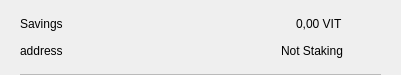
<?xml version="1.0" encoding="UTF-8"?>
<ui version="4.0">
 <class>CSRow</class>
 <widget class="QWidget" name="CSRow">
  <property name="geometry">
   <rect>
    <x>0</x>
    <y>0</y>
    <width>401</width>
    <height>75</height>
   </rect>
  </property>
  <property name="windowTitle">
   <string>Form</string>
  </property>
  <layout class="QVBoxLayout" name="verticalLayout">
   <property name="spacing">
    <number>0</number>
   </property>
   <property name="leftMargin">
    <number>20</number>
   </property>
   <property name="topMargin">
    <number>10</number>
   </property>
   <property name="rightMargin">
    <number>20</number>
   </property>
   <property name="bottomMargin">
    <number>0</number>
   </property>
   <item>
    <widget class="QWidget" name="info" native="true">
     <property name="minimumSize">
      <size>
       <width>0</width>
       <height>0</height>
      </size>
     </property>
     <layout class="QHBoxLayout" name="horizontalLayout_3">
      <property name="leftMargin">
       <number>0</number>
      </property>
      <property name="topMargin">
       <number>0</number>
      </property>
      <property name="rightMargin">
       <number>0</number>
      </property>
      <property name="bottomMargin">
       <number>10</number>
      </property>
      <item>
       <widget class="QWidget" name="container" native="true">
        <property name="minimumSize">
         <size>
          <width>0</width>
          <height>0</height>
         </size>
        </property>
        <layout class="QVBoxLayout" name="verticalLayout_2">
         <property name="spacing">
          <number>0</number>
         </property>
         <property name="leftMargin">
          <number>0</number>
         </property>
         <property name="topMargin">
          <number>0</number>
         </property>
         <property name="rightMargin">
          <number>0</number>
         </property>
         <property name="bottomMargin">
          <number>0</number>
         </property>
         <item>
          <layout class="QHBoxLayout" name="horizontalLayout">
           <item>
            <widget class="QLabel" name="labelName">
             <property name="text">
              <string>Savings</string>
             </property>
            </widget>
           </item>
           <item>
            <spacer name="horizontalSpacer">
             <property name="orientation">
              <enum>Qt::Horizontal</enum>
             </property>
             <property name="sizeHint" stdset="0">
              <size>
               <width>40</width>
               <height>20</height>
              </size>
             </property>
            </spacer>
           </item>
           <item>
            <widget class="QLabel" name="labelAmount">
             <property name="text">
              <string>0,00 VIT</string>
             </property>
            </widget>
           </item>
          </layout>
         </item>
         <item>
          <layout class="QHBoxLayout" name="horizontalLayout_2">
           <item>
            <widget class="QLabel" name="labelAddress">
             <property name="text">
              <string>address</string>
             </property>
            </widget>
           </item>
           <item>
            <spacer name="horizontalSpacer_2">
             <property name="orientation">
              <enum>Qt::Horizontal</enum>
             </property>
             <property name="sizeHint" stdset="0">
              <size>
               <width>40</width>
               <height>20</height>
              </size>
             </property>
            </spacer>
           </item>
           <item>
            <widget class="QLabel" name="labelStaking">
             <property name="text">
              <string>Not Staking</string>
             </property>
            </widget>
           </item>
          </layout>
         </item>
        </layout>
       </widget>
      </item>
      <item alignment="Qt::AlignHCenter|Qt::AlignVCenter">
       <widget class="QPushButton" name="pushButtonMenu">
        <property name="minimumSize">
         <size>
          <width>24</width>
          <height>24</height>
         </size>
        </property>
        <property name="maximumSize">
         <size>
          <width>32</width>
          <height>32</height>
         </size>
        </property>
        <property name="focusPolicy">
         <enum>Qt::NoFocus</enum>
        </property>
        <property name="styleSheet">
         <string notr="true">border:none; background-color:transparent;</string>
        </property>
        <property name="text">
         <string/>
        </property>
        <property name="icon">
         <iconset>
          <normaloff>://ic-menu-hover</normaloff>://ic-menu-hover</iconset>
        </property>
        <property name="iconSize">
         <size>
          <width>24</width>
          <height>24</height>
         </size>
        </property>
       </widget>
      </item>
     </layout>
    </widget>
   </item>
   <item>
    <widget class="QLabel" name="lblDivisory">
     <property name="minimumSize">
      <size>
       <width>0</width>
       <height>1</height>
      </size>
     </property>
     <property name="maximumSize">
      <size>
       <width>16777215</width>
       <height>1</height>
      </size>
     </property>
     <property name="styleSheet">
      <string notr="true">background-color:#bababa;</string>
     </property>
     <property name="text">
      <string/>
     </property>
     <property name="alignment">
      <set>Qt::AlignBottom|Qt::AlignLeading|Qt::AlignLeft</set>
     </property>
    </widget>
   </item>
  </layout>
 </widget>
 <resources/>
 <connections/>
</ui>
